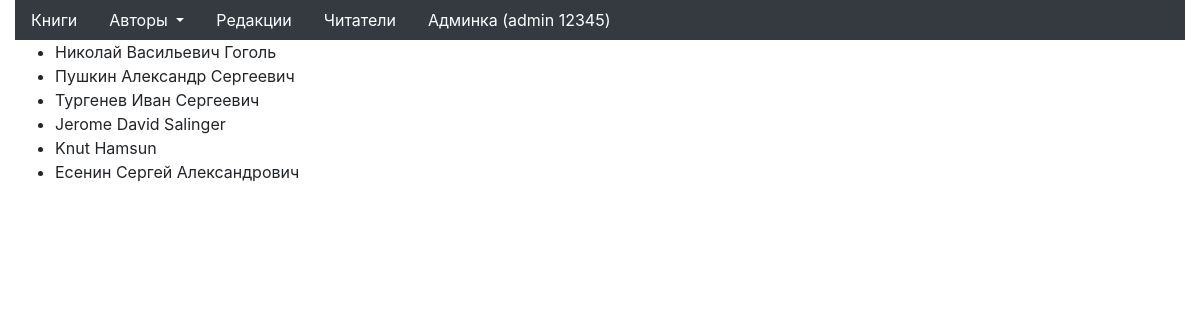
The app's page /authors with its own data.
### p_library/models.py (models this page shows, shortened)
class Author(models.Model):
    full_name = models.TextField()
    birth_year = models.SmallIntegerField()
    country = models.CharField(max_length=2)

### p_library/views.py (the view)
# urls.py: path('authors', AuthorList.as_view(), name='author_list'),
class AuthorList(ListView):
    model = Author
    template_name = 'author_list.html'

### p_library/templates/author_list.html
{% extends 'base.html' %}
{% block content %}
<ul>
	{% for author in object_list %}
	<li>{{ author.full_name }}</li>
	{% endfor %}
</ul>
{% endblock %}

### records on screen
Author: full_name "Николай Васильевич Гоголь"
Author: full_name "Пушкин Александр Сергеевич"
Author: full_name "Тургенев Иван Сергеевич"
Author: full_name "Jerome David Salinger"
Author: full_name "Knut Hamsun"
Author: full_name "Есенин Сергей Александрович"
